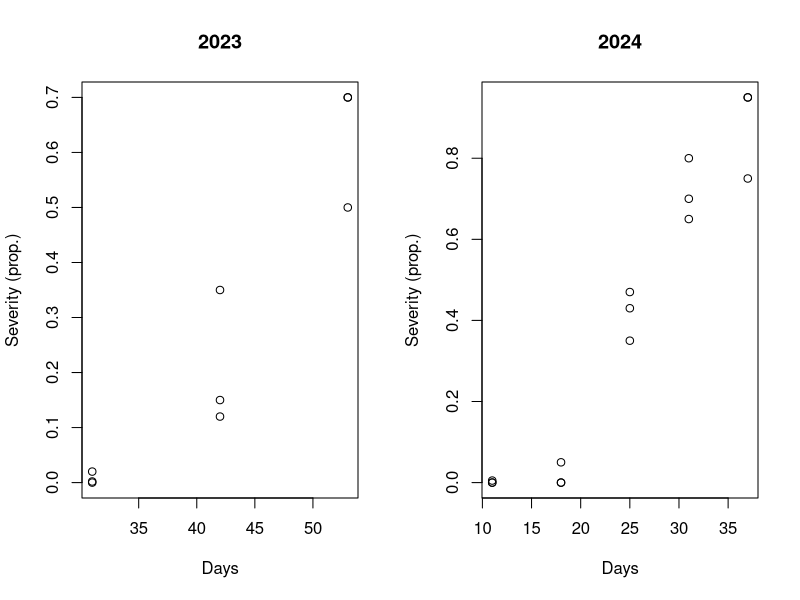
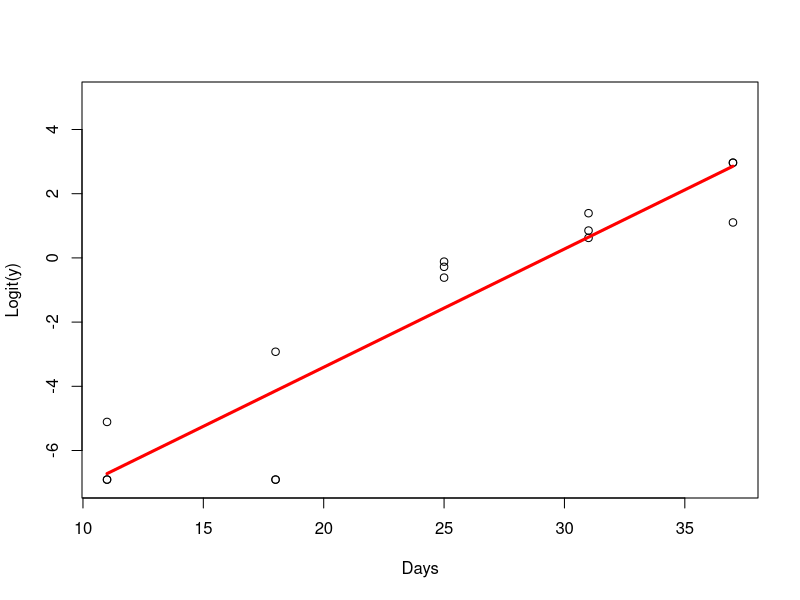
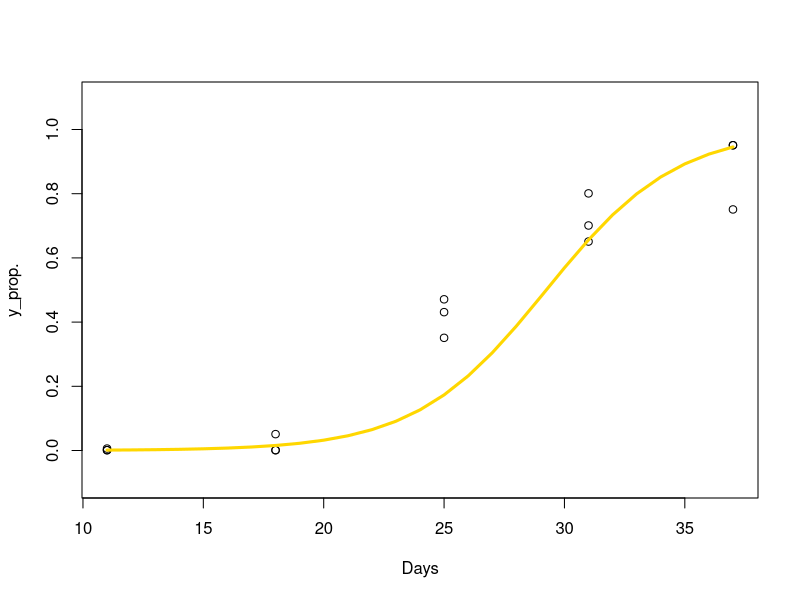
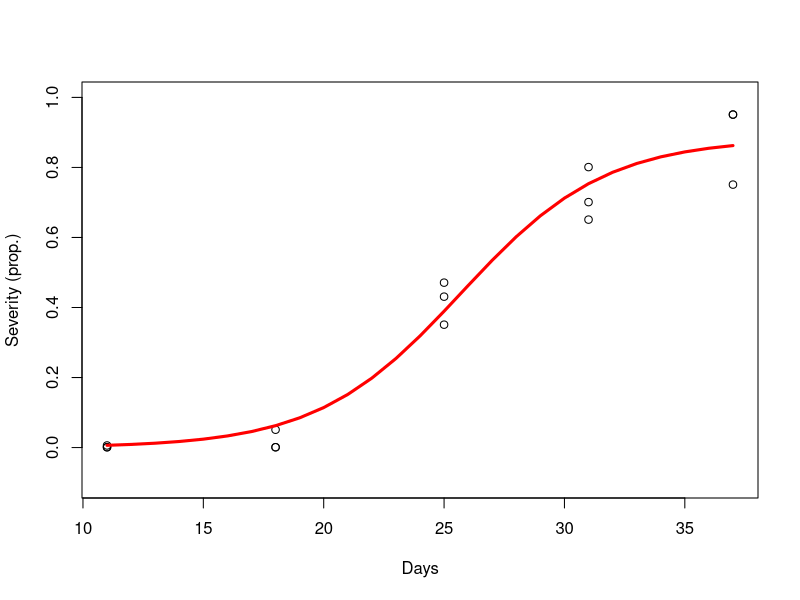
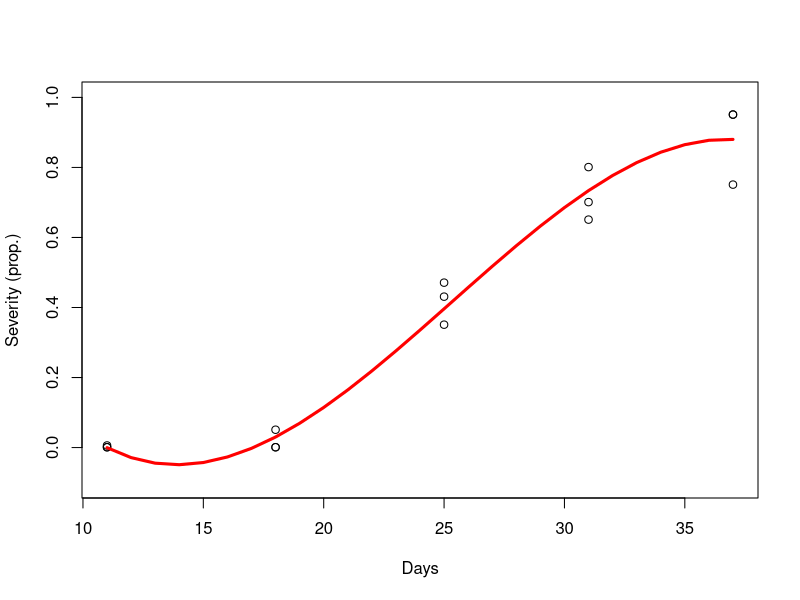
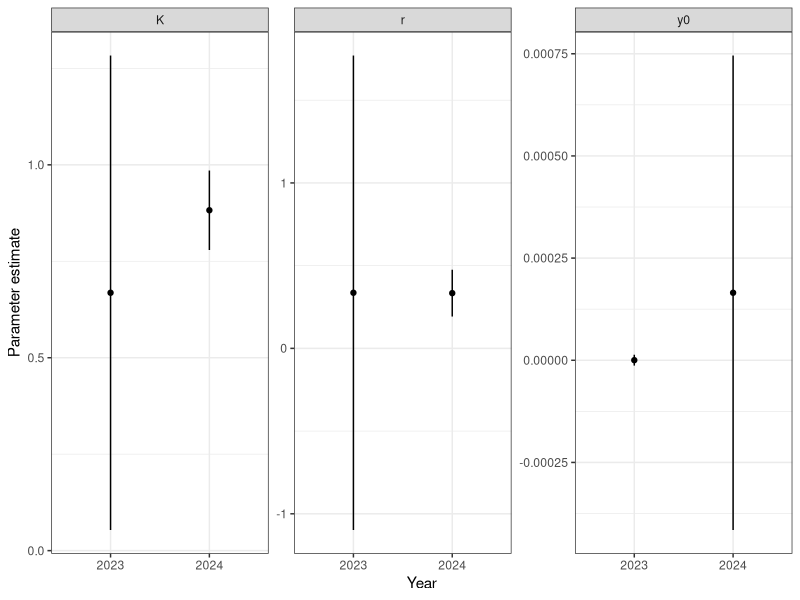
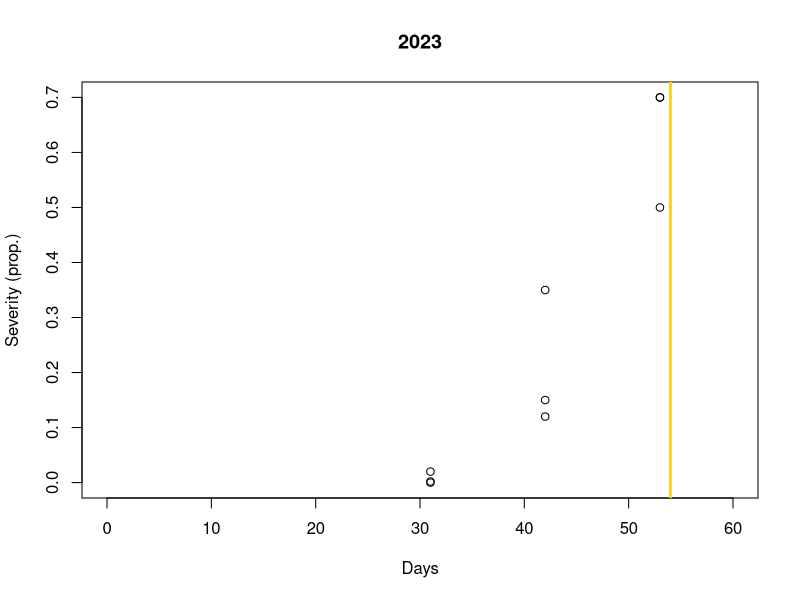
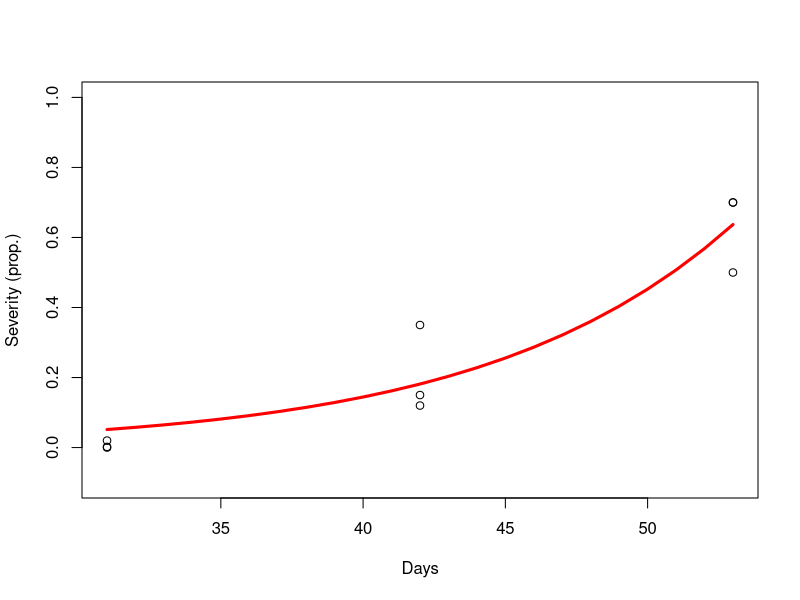

Recreate these plots in R, in order.
## ---- chunk 1
df <- read.csv("nonlin.csv")
df$p_sev <- df$severity/100
df_a <- df[which(df$var == "a"),]

par(mfrow = c(1, 2))

plot(df_a$time[df_a$year == 2023], df_a$p_sev[df_a$year == 2023], main = "2023", xlab = "Days", ylab = "Severity (prop.)")

plot(df_a$time[df_a$year == 2024], df_a$p_sev[df_a$year == 2024], main = "2024", xlab = "Days", ylab = "Severity (prop.)")

par(mfrow = c(1, 1))
## ---- chunk 2
# Data 2024 variety a
a_24 <- df_a[which(df_a$year == 2024),]
a_24$p_sev <- a_24$p_sev + 0.001

# Logit transformation
a_24$l_sev <- log(a_24$p_sev/(1-a_24$p_sev)) # Logit

# Fit the model
m1 <- lm(l_sev ~ time, data = a_24)

# Make predictions
m1_pred <- data.frame(
  time = seq(min(a_24$time), max(a_24$time), by = 1)
)
m1_pred$pred <- predict(m1, newdata = m1_pred)

# Plot predictions
m1_pred$inv_logit <- 1/(1+exp(-m1_pred$pred))
plot(a_24$time, a_24$l_sev, ylab = "Logit(y)", xlab = "Days", ylim = c(-7, 5))
lines(m1_pred$time, m1_pred$pred, lwd = 3, col = "red")

plot(a_24$time, a_24$p_sev, ylab = "y_prop.", xlab = "Days", ylim = c(-0.1, 1.1))
lines(m1_pred$time, m1_pred$inv_logit, lwd = 3, col = "gold")
## ---- chunk 3
# Fit the model
m2 <- nls(p_sev ~ K/(1 + ((K-y0)/y0)*exp(-r*time)), data = a_24, start = list(K = 0.7, y0 = 0.001, r = 0.2))

# Make predictions
m2_pred <- data.frame(
  time = seq(min(a_24$time), max(a_24$time), by = 1))

m2_pred$pred <- predict(m2, newdata = m2_pred)

# Plot predictions
plot(a_24$time, a_24$p_sev, ylab = "Severity (prop.)", xlab = "Days", ylim = c(-0.1, 1))
lines(m2_pred$time, m2_pred$pred, lwd = 3, col = "red")
## ---- chunk 4
# Fit the model
m3 <- lm(p_sev ~ poly(time, degree = 3), data = a_24)

# Make predictions
m3_pred <- data.frame(
  time = seq(min(a_24$time), max(a_24$time), by = 1))

m3_pred$pred <- predict(m3, newdata = m3_pred)

# Plot predictions
plot(a_24$time, a_24$p_sev, ylab = "Severity (prop.)", xlab = "Days", ylim = c(-0.1, 1))
lines(m3_pred$time, m3_pred$pred, lwd = 3, col = "red")
## ---- chunk 5
round(coef(m2)[3], 4)
## ---- chunk 6
library(ggplot2)
a_23 <- df_a[which(df_a$year == 2023),]

fit23 <- nls(p_sev ~ K/(1 + ((K-y0)/y0)*exp(-r*time)), data = a_23, start = list(K = 0.7, y0 = 0.001, r = 0.2))
fit24 <- nls(p_sev ~ K/(1 + ((K-y0)/y0)*exp(-r*time)), data = a_24, start = list(K = 0.7, y0 = 0.001, r = 0.2))

vc23 <- vcov(fit23)
vc24 <- vcov(fit24)

se23 <- sqrt(diag(vc23))
se24 <- sqrt(diag(vc24))

table_data <- data.frame(
  year = c(rep(2023, 3), rep(2024, 3)),
  par = c(rep(c("K", "y0", "r"), 2)),
  estimate = c(as.numeric(coef(fit23)[1]), as.numeric(coef(fit23)[2]), as.numeric(coef(fit23)[3]), as.numeric(coef(fit24)[1]), as.numeric(coef(fit24)[2]), as.numeric(coef(fit24)[3])),
  
  est_lb = c(as.numeric(coef(fit23)[1])-1.96*se23["K"], as.numeric(coef(fit23)[2])-1.96*se23["y0"], as.numeric(coef(fit23)[3])-1.96*se23["r"], as.numeric(coef(fit24)[1])-1.96*se24["K"], as.numeric(coef(fit24)[2])-1.96*se24["y0"], as.numeric(coef(fit24)[3])-1.96*se24["r"]),
  
  est_ub = c(as.numeric(coef(fit23)[1])+1.96*se23["K"], as.numeric(coef(fit23)[2])+1.96*se23["y0"], as.numeric(coef(fit23)[3])+1.96*se23["r"], as.numeric(coef(fit24)[1])+1.96*se24["K"], as.numeric(coef(fit24)[2])+1.96*se24["y0"], as.numeric(coef(fit24)[3])+1.96*se24["r"])
)

ggplot(table_data, aes(as.factor(year), estimate)) +
  geom_linerange(aes(ymin = est_lb, ymax = est_ub)) +
  geom_point() +
  facet_wrap(~par, scales = "free_y") +
  theme_bw() +
  ylab("Parameter estimate") +
  xlab("Year")
## ---- chunk 7
vcov_m23 <- vcov(fit23)
cor_m23 <- cov2cor(vcov_m23)
cor_m23
## ---- chunk 8
vcov_m24 <- vcov(fit24)
cor_m24 <- cov2cor(vcov_m24)
cor_m24
## ---- chunk 9
plot(df_a$time[df_a$year == 2023], df_a$p_sev[df_a$year == 2023], main = "2023", xlab = "Days", ylab = "Severity (prop.)", xlim = c(0, 60))
abline(v = max(df_a$time[df_a$year == 2023]) + 1, lwd = 3, col = "gold")
## ---- chunk 10
# Data variety a, 2023
a_23 <- df[which(df$var == "a" & df$year == 2023),]

# Fit the model
m4 <- nls(p_sev ~ 100/(1 + ((100-y0)/y0)*exp(-r*time)), data = a_23, start = list(y0 = 0.001, r = 0.2))

# Make predictions
m4_pred <- data.frame(
  time = seq(min(a_23$time), max(a_23$time))
)

m4_pred$pred <- predict(m4, newdata = m4_pred)

# Plot predictions
plot(a_23$time, a_23$p_sev, ylab = "Severity (prop.)", xlab = "Days", ylim = c(-0.1, 1))
lines(m4_pred$time, m4_pred$pred, lwd = 3, col = 'red')
## ---- chunk 11
# Fit the model
m5 <- nls(p_sev ~ K/(1 + ((K-y0)/y0)*exp(-r*time)), data = a_23, start = list(K = 0.7, y0 = 0.001, r = 0.2))

# Make predictions
m5_pred <- data.frame(
  time = seq(min(a_23$time), max(a_23$time))
)

m5_pred$pred <- predict(m5, newdata = m5_pred)

# Plot predictions
plot(a_23$time, a_23$p_sev, ylab = "Severity (prop.)", xlab = "Days", ylim = c(-0.1, 1))
lines(m5_pred$time, m5_pred$pred, lwd = 3, col = 'red')
## ---- chunk 12
vc4 <- vcov(m4)
vc5 <- vcov(m5)

se4 <- sqrt(diag(vc4))
se5 <- sqrt(diag(vc5))

table_data <- data.frame(
  models = c(rep("K = 1", 3), rep("K Est.", 3)),
  par = c(rep(c("K", "y0", "r"), 2)),
  
  estimate = c(1, as.numeric(coef(m4)[1]), as.numeric(coef(m4)[2]), as.numeric(coef(m5)[1]), as.numeric(coef(m5)[2]), as.numeric(coef(m5)[3])),
  
  est_lb = c(1, as.numeric(coef(m4)[1])-1.96*se4["y0"], as.numeric(coef(m4)[2])-1.96*se4["r"], as.numeric(coef(m5)[1])-1.96*se5["K"], as.numeric(coef(m5)[2])-1.96*se5["y0"], as.numeric(coef(m5)[3])-1.96*se5["r"]),
  
  est_ub = c(1, as.numeric(coef(m4)[1])+1.96*se4["y0"], as.numeric(coef(m4)[2])+1.96*se4["r"], as.numeric(coef(m5)[1])+1.96*se5["K"], as.numeric(coef(m5)[2])+1.96*se5["y0"], as.numeric(coef(m5)[3])+1.96*se5["r"])
)

ggplot(table_data, aes(as.factor(models), estimate)) +
  geom_linerange(aes(ymin = est_lb, ymax = est_ub)) +
  geom_point() +
  facet_wrap(~par, scales = "free_y") +
  theme_bw() +
  ylab("Parameter estimate") +
  xlab("Year")
## ---- chunk 13
# Trasnform the data with the logit transformation
a_23$l_sev <- a_23$p_sev/(1-a_23$p_sev)

# Fit the linear model
m6 <- lm(l_sev ~ time, data = a_23)

# Make predictions
m6_pred <- data.frame(
  time = seq(min(a_23$time), max(a_23$time), by = 1)
)

m6_pred$pred <- predict(m6, newdata = m6_pred)

# Plot predictions
plot(a_23$time, a_23$l_sev, ylab = "Logit(y)", xlab = "Days", ylim = c(-1, 3))
lines(m6_pred$time, m6_pred$pred, lwd = 3, col = "red")
## ---- chunk 14
b1 <- as.numeric(coef(m6)[2])
se6 <- sqrt(diag(vcov(m6)))
lb_b1 <- as.numeric(b1 - 1.96*se6["time"])
ub_b1 <- as.numeric(b1 + 1.96*se6["time"])

print(paste("Estimate:", round(b1, 4), "Lower:", round(lb_b1, 4), "Upper:", round(ub_b1, 4)))
## ---- chunk 15
library(knitr)
library(kableExtra)

df_table <- data.frame(
  Parameter = c("b1", "r"),
  Estimate = c(b1, round(table_data$estimate[6], 4)),
  L.CI = c(lb_b1, round(table_data$est_lb[6], 4)),
  U.CI = c(ub_b1, round(table_data$est_ub[6], 4))
)

knitr::kable(df_table, align = "c") %>%
  kable_styling(full_width = TRUE, position = "center")
